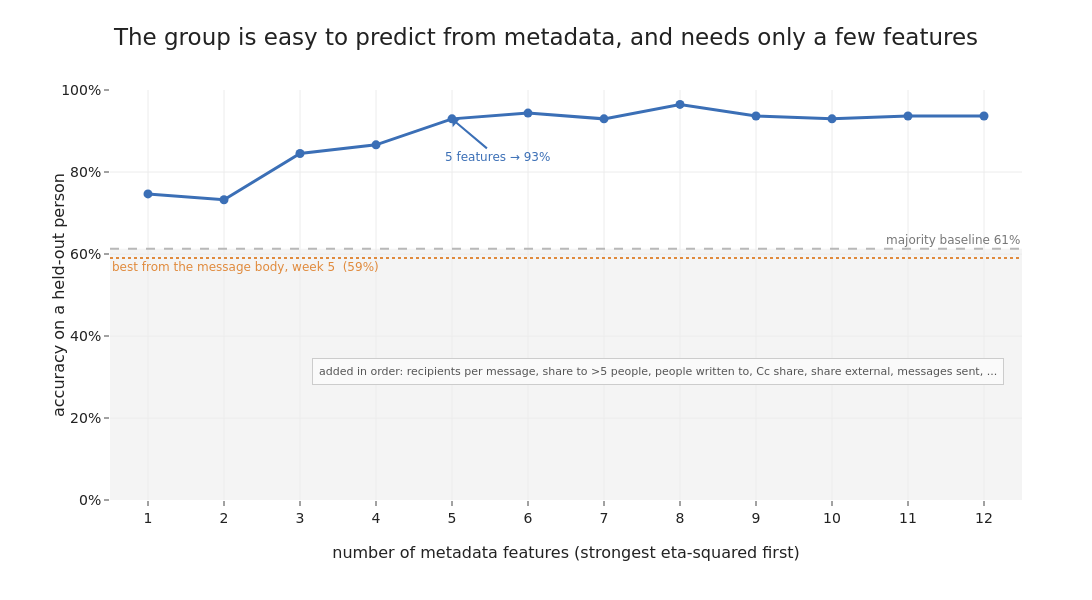

Notebook cell for this chart:
### Markdown cell above
## Predicting the group from the metadata

Eta-squared says the split lives in a few features. The predictive question follows: can a classifier
put an unseen person in the right group from those metadata features, and how many does it need. This
is the mirror of the body-text experiment, which never beat the majority baseline on a held-out
person. Here the features the groups were built from are added one at a time in eta-squared order, a
logistic model trained on each prefix and scored leave-one-person-out.

### Code cell
from sklearn.linear_model import LogisticRegression
from sklearn.model_selection import LeaveOneOut, cross_val_predict

order = eta.sort_values(ascending=False)
loo = LeaveOneOut()
ks, accs = list(range(1, len(FEATS) + 1)), []
for k in ks:
    cols = [FEATS.index(f) for f in order.index[:k]]
    pred = cross_val_predict(LogisticRegression(max_iter=2000), X[:, cols], clabel, cv=loo)
    accs.append(float((pred == clabel).mean()))
base = float(pd.Series(clabel).value_counts(normalize=True).max())
BODY = 0.59   # best the message body managed on a held-out person (week five)
hit90 = next(k for k, av in zip(ks, accs) if av >= 0.90)
print(f"majority baseline {base:.2f}; first feature {accs[0]:.2f}; "
      f"reaches 0.90 at {hit90} features; peak {max(accs):.2f}; full set {accs[-1]:.2f}")
print("eta order:", ", ".join(PRETTY[f] for f in order.index))

fig = go.Figure()
fig.add_hrect(y0=0, y1=base * 100, line_width=0, fillcolor="rgba(184,184,184,0.16)", layer="below")
fig.add_hline(y=base * 100, line=dict(color=GREY, dash="dash", width=2),
    annotation_text=f"majority baseline {base:.0%}", annotation_position="top right",
    annotation_font=dict(size=12, color="#777"))
fig.add_hline(y=BODY * 100, line=dict(color=ORANGE, dash="dot", width=2),
    annotation_text="best from the message body, week 5  (59%)", annotation_position="bottom left",
    annotation_font=dict(size=12, color=ORANGE))
fig.add_trace(go.Scatter(x=ks, y=[a * 100 for a in accs], mode="lines+markers",
    line=dict(color=BLUE, width=3), marker=dict(size=9, color=BLUE), showlegend=False))
fig.add_annotation(x=hit90, y=accs[hit90 - 1] * 100, ax=45, ay=38, showarrow=True, arrowcolor=BLUE,
    text=f"{hit90} features → {accs[hit90 - 1]:.0%}", font=dict(size=12, color=BLUE))
fig.update_xaxes(title_text="number of metadata features (strongest eta-squared first)",
    dtick=1, range=[0.5, len(FEATS) + 0.5])
fig.update_yaxes(title_text="accuracy on a held-out person", range=[0, 100], ticksuffix="%")
fig.add_annotation(xref="paper", yref="paper", x=0.98, y=0.28, showarrow=False, xanchor="right", align="right",
    text="added in order: " + ", ".join(PRETTY[f] for f in order.index[:6]) + ", ...",
    font=dict(size=11, color="#555"), bordercolor="#cccccc", borderwidth=1, borderpad=6, bgcolor="#fafafa")
fig.update_layout(title="The group is easy to predict from metadata, and needs only a few features")
save_fig(fig, "pc4_group_from_features.png", w=1180, h=600, margin=dict(l=110, r=70, t=90, b=100))

### Figure 1 — Plotly figure (JSON) as saved in the notebook; plotly's stock layout.template omitted (floating-point values rounded to 4 significant figures)
{"data": [{"line": {"color": "#3b6fb6", "width": 3}, "marker": {"color": "#3b6fb6", "size": 9}, "mode": "lines+markers", "showlegend": false, "type": "scatter", "x": [1, 2, 3, 4, 5, 6, 7, 8, 9, 10, 11, 12], "y": [74.65, 73.24, 84.51, 86.62, 92.96, 94.37, 92.96, 96.48, 93.66, 92.96, 93.66, 93.66]}], "layout": {"annotations": [{"font": {"color": "#777", "size": 12}, "showarrow": false, "text": "majority baseline 61%", "x": 1, "xanchor": "right", "xref": "x domain", "y": 61.27, "yanchor": "bottom", "yref": "y"}, {"font": {"color": "#e08a3c", "size": 12}, "showarrow": false, "text": "best from the message body, week 5  (59%)", "x": 0, "xanchor": "left", "xref": "x domain", "y": 59.0, "yanchor": "top", "yref": "y"}, {"arrowcolor": "#3b6fb6", "ax": 45, "ay": 38, "font": {"color": "#3b6fb6", "size": 12}, "showarrow": true, "text": "5 features → 93%", "x": 5, "y": 92.96}, {"align": "right", "bgcolor": "#fafafa", "bordercolor": "#cccccc", "borderpad": 6, "borderwidth": 1, "font": {"color": "#555", "size": 11}, "showarrow": false, "text": "added in order: recipients per message, share to >5 people, people written to, Cc share, share external, messages sent, ...", "x": 0.98, "xanchor": "right", "xref": "paper", "y": 0.28, "yref": "paper"}], "height": 600, "margin": {"b": 100, "l": 110, "r": 70, "t": 90}, "shapes": [{"fillcolor": "rgba(184,184,184,0.16)", "layer": "below", "line": {"width": 0}, "type": "rect", "x0": 0, "x1": 1, "xref": "x domain", "y0": 0, "y1": 61.27, "yref": "y"}, {"line": {"color": "#b8b8b8", "dash": "dash", "width": 2}, "type": "line", "x0": 0, "x1": 1, "xref": "x domain", "y0": 61.27, "y1": 61.27, "yref": "y"}, {"line": {"color": "#e08a3c", "dash": "dot", "width": 2}, "type": "line", "x0": 0, "x1": 1, "xref": "x domain", "y0": 59.0, "y1": 59.0, "yref": "y"}], "title": {"text": "The group is easy to predict from metadata, and needs only a few features"}, "width": 1180, "xaxis": {"dtick": 1, "range": [0.5, 12.5], "title": {"text": "number of metadata features (strongest eta-squared first)"}}, "yaxis": {"range": [0, 100], "ticksuffix": "%", "title": {"text": "accuracy on a held-out person"}}}}
